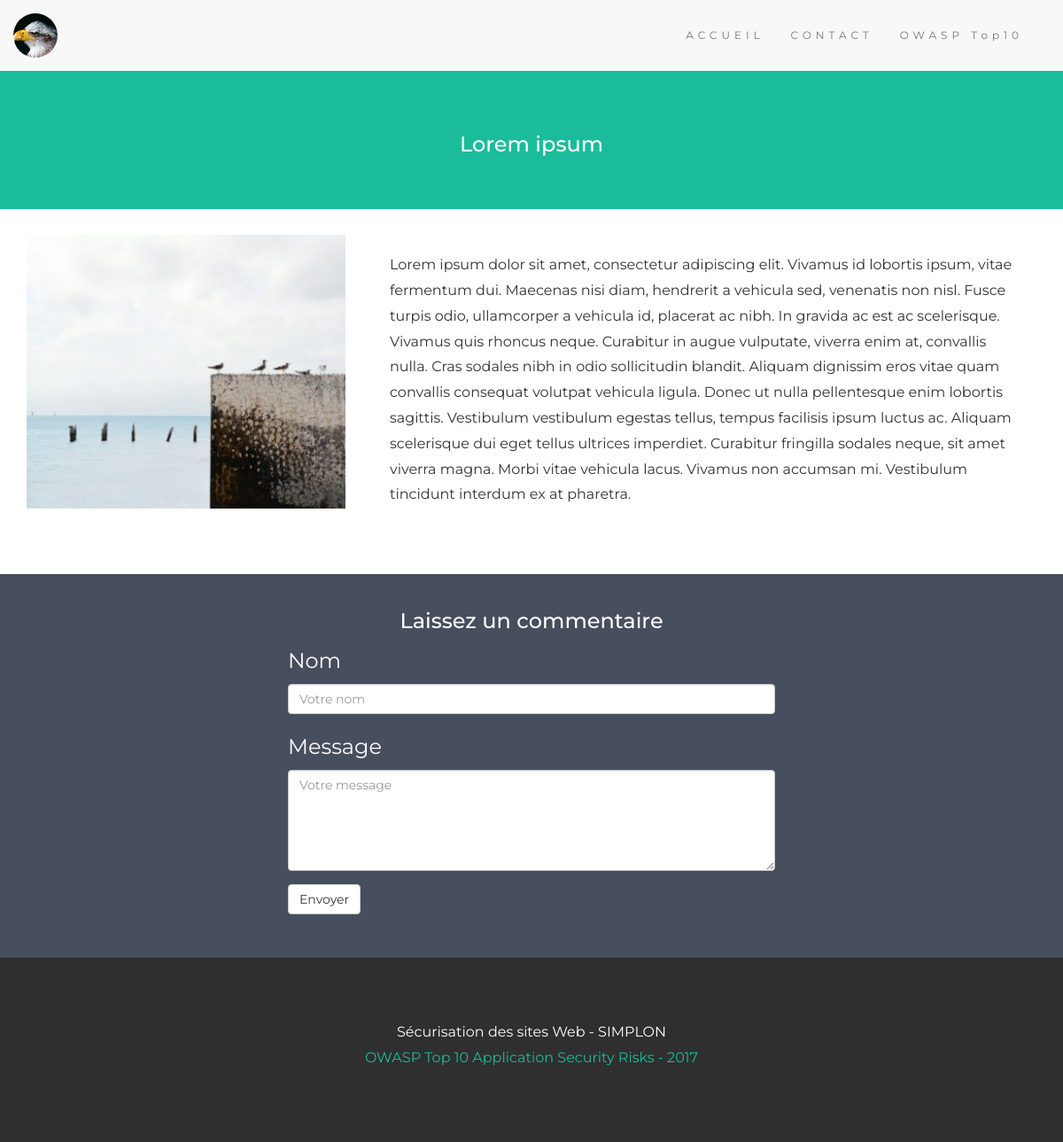
/7_Securité/7_XSS/site/index.php/article/1, run on the app's committed database.
### tables this page shows
CREATE TABLE `article` (
  `id` int(11) NOT NULL,
  `titre` varchar(80) NOT NULL,
  `resume` varchar(150) NOT NULL,
  `content` text NOT NULL
);

### 7_Securité/7_XSS/site/classes/Controller.php (called while the page is built, shortened)
<?php
class Controller
{
    public function article($request)
    {
        $this->render('article.php', ["id"=>$request->getId()]);
    }
    private function render($template,$params=null)
    {
        include TEMPLATE.'/base.php';
    }
}
?>

### 7_Securité/7_XSS/site/index.php (called while the page is built, shortened)
<?php
    $kernel = new Kernel();
?>

### 7_Securité/7_XSS/site/classes/Request.php (called while the page is built, shortened)
<?php
class Request
{
    private $url;
    public function __construct(){
        $this->url = $_SERVER["PHP_SELF"];
    }
    public function getId() {
        $pos=strripos($this->url, '/');
        $id=substr($this->url, $pos+1);
        return substr($this->url, $pos+1);
    }
}
?>

### 7_Securité/7_XSS/site/template/pages/article.php (the view, shortened to what this page needs)
<?php
    try {
        $bdd = new PDO('mysql:host='.BDD_SERVER.';dbname='.BDD_DATABASE.';charset=utf8;', BDD_USER, BDD_PWD);
        $sql = "select titre, content from article where id = ".$id;
        $req = $bdd->query($sql);
        $row = $req->fetch();
    } catch (Exception $e) {  }
?>
<div class="container-fluid bg-1 text-center">
    <h3><?= $row["titre"] ?></h3>
</div>
<br/>
<div class="container text-center">
    <div class="row">
        <div class="col-sm-4">
            <img src="<?= IMAGES_PATH."/".$id ?>.jpg" class="img-responsive margin" style="width:100%" alt="Image">
        </div>
        <div class="col-sm-8">
            <p class="texte"><?= $row["content"] ?></p>
        </div>
    </div>
</div>
<br/>
<div class="container-fluid bg-2">
    <h3 class="text-center">Laissez un commentaire</h3>
    <form class="col-md-6 col-md-offset-3" method="post">
        <div class="form-group">
            <label for="nom">Nom</label>
            <input type="text" class="form-control" name="nom" placeholder="Votre nom" required>
        </div>
        <div class="form-group">
            <label for="message">Message</label>
            <textarea class="form-control" rows="5" name="message" placeholder="Votre message" required maxlength="80" ></textarea>
        </div>
        <button type="submit" class="btn btn-default" name="envoyer">Envoyer</button>
        <br/><br/>
    </form>
</div>

### 7_Securité/7_XSS/site/assets/css/style.css (style rules this page uses)
body { font: 20px Montserrat, sans-serif; line-height: 1.8; font-size: 16px; }
.margin { margin-bottom: 45px; }
.bg-1 { background-color: #1abc9c; color: #ffffff; padding: 50px 20px; margin-top:0; }
.bg-2 { background-color: #474e5d; color: #ffffff; padding: 20px 20px; }
label { font-weight: normal; font-size: 24px; margin-right:5px; }
input { min-width: 400px; }
.texte { padding:20px; text-align: left; }

### data on the page
article: titre "Lorem ipsum", content "Lorem ipsum dolor sit amet, consectetur adipiscing elit. Vivamus id lobortis ipsum, vitae fermentum dui. Maecenas nisi diam, hendrerit a vehicula sed, venenatis non nisl. Fusce turpis odio, ullamcorper a vehicula id, placerat ac nibh. In gravida ac est ac scelerisque. Vivamus quis rhoncus neque. Curabitur in augue vulputate, viverra enim at, convallis nulla. Cras sodales nibh in odio sollicitudin blandit. Aliquam dignissim eros vitae quam convallis consequat volutpat vehicula ligula. Donec ut nulla pellentesque enim lobortis sagittis. Vestibulum vestibulum egestas tellus, tempus facilisis ipsum luctus ac. Aliquam scelerisque dui eget tellus ultrices imperdiet. Curabitur fringilla sodales…"
